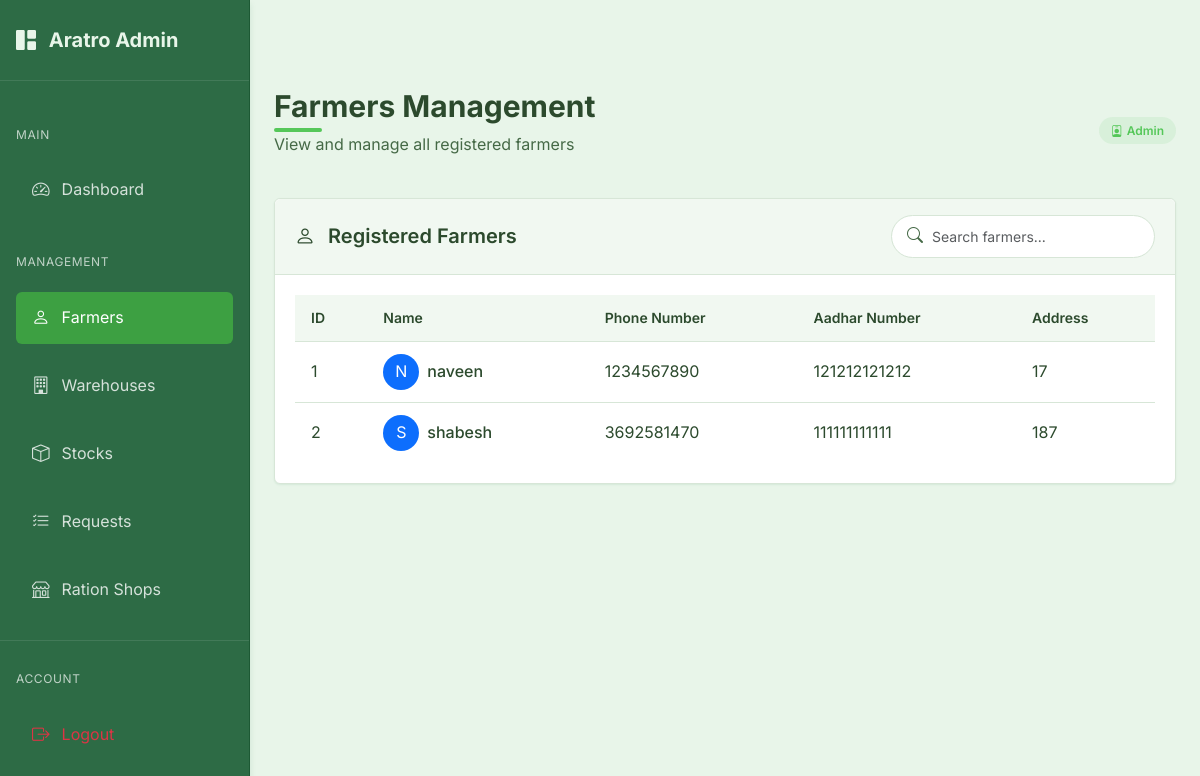
The page /admin/farmers (signed in) on the database its author committed.
### models.py (models this page shows)
class Farmer(db.Model):
    id = db.Column(db.Integer, primary_key=True)
    user_id = db.Column(db.Integer, db.ForeignKey('user.id'), nullable=False)
    name = db.Column(db.String(100), nullable=False)
    address = db.Column(db.String(200), nullable=False)
    aadhar_number = db.Column(db.String(12), unique=True, nullable=False)  # Exactly 12 digits
    phone_number = db.Column(db.String(10), nullable=False)  # Exactly 10 digits
    stocks = db.relationship('Stock', backref='farmer', lazy=True)

### routes.py (the view)
@admin.route('/farmers')
@admin_required
def farmers():
    farmers = Farmer.query.all()
    return render_template('admin/farmers.html', farmers=farmers)

### app.py (called while the page is built)
@login_manager.user_loader
def load_user(user_id):
    try:
        if user_id.startswith('admin_'):
            admin_id = int(user_id.split('_')[1])
            return Admin.query.get(admin_id)
        else:
            return User.query.get(int(user_id))
    except Exception as e:
        print(f"Error loading user: {e}")
        return None

@app.before_request
def before_request():
    session.permanent = True  # Use permanent session with lifetime set above

### models.py (called while the page is built)
    def get_id(self):
        return f"admin_{self.id}"

    def __repr__(self):
        return f'<Admin {self.email}>'

### routes.py (called while the page is built)
@admin.context_processor
def inject_admin_data():
    admin_data = {'current_user': current_user}
    if current_user.is_authenticated:
        admin_user = Admin.query.get(current_user.id)
        if admin_user:
            admin_data['admin_user'] = admin_user
    return admin_data

### templates/admin/farmers.html (shortened to what this page needs)
{% extends "admin/base_admin.html" %}
{% block admin_content %}
<div class="page-header d-flex justify-content-between align-items-center">
    <div>
        <h1 class="page-title">Farmers Management</h1>
        <p class="page-subtitle">View and manage all registered farmers</p>
    </div>
    <div>
        <span class="admin-badge admin-badge-primary">
            <i class="bi bi-person-badge me-1"></i>
            Admin
        </span>
    </div>
</div>
<div class="admin-card">
    <div class="admin-card-header">
        <h5 class="admin-card-title">
            <i class="bi bi-person me-2"></i>
            Registered Farmers
        </h5>
        <div class="search-input">
            <i class="bi bi-search"></i>
            <input type="text" id="farmerSearch" class="form-control form-control-sm" placeholder="Search farmers...">
        </div>
    </div>
    <div class="admin-card-body">
        <div class="table-responsive">
            <table class="admin-table" id="farmersTable">
                <thead>
                    <tr>
                        <th>ID</th>
                        <th>Name</th>
                        <th>Phone Number</th>
                        <th>Aadhar Number</th>
                        <th>Address</th>
                    </tr>
                </thead>
                <tbody>
                    {% if farmers %}
                        {% for farmer in farmers %}
                            <tr>
                                <td>{{ farmer.id }}</td>
                                <td>
                                    <div class="d-flex align-items-center">
                                        <div class="avatar-circle bg-primary text-white d-flex align-items-center justify-content-center me-2" style="width: 36px; height: 36px; border-radius: 50%;">
                                            <span>{{ farmer.name[0] | upper }}</span>
                                        </div>
                                        <div>
                                            <span class="fw-medium">{{ farmer.name }}</span>
                                        </div>
                                    </div>
                                </td>
                                <td>{{ farmer.phone_number }}</td>
                                <td>{{ farmer.aadhar_number }}</td>
                                <td>{{ farmer.address }}</td>
                            </tr>
                        {% endfor %}
                    {% endif %}
                </tbody>
            </table>
        </div>
    </div>
</div>
{% endblock %}

### static/css/style.css (style rules this page uses)
:root { --primary-color: #55c759; --primary-dark: #3da042; --primary-light: #7ed681; --secondary-color: #358856; --secondary-dark: #246b3d; --secondary-light: #4a9d6a; --accent-1: #92d275; --accent-2: #6ab04c; --accent-3: #437c2d; --background-color: #e8f5e9; --surface-color: #f1f8f1; --surface-hover: #e1efe1; --text-primary: #2c4a2d; --text-secondary: #456946; --text-light: #588559; --success-color: #55c759; --error-color: #e57373; --error-color-rgb: 229, 115, 115; --warning-color: #ffd54f; --info-color: #4db6ac; --border-color: #d7e6d7; --border-radius: 0.375rem; --shadow-sm: 0 1px 2px rgba(53, 136, 86, 0.1); --shadow-md: 0 4px 6px rgba(53, 136, 86, 0.15); --shadow-lg: 0 10px 15px rgba(53, 136, 86, 0.2); --spacing-xs: 0.25rem; --spacing-sm: 0.5rem; --spacing-md: 1rem; --spacing-lg: 1.5rem; --spacing-xl: 2rem; --font-family: 'Inter', system-ui, -apple-system, BlinkMacSystemFont, 'Segoe UI', Roboto, Oxygen, Ubuntu, Cantarell, 'Open Sans', 'Helvetica Neue', sans-serif; }
* { margin: 0; padding: 0; box-sizing: border-box; }
body { font-family: var(--font-family); background-color: var(--background-color); color: var(--text-primary); line-height: 1.6; padding-top: 4rem; min-height: 100vh; }
h1, h2, h3, h4, h5, h6 { margin-bottom: var(--spacing-md); color: var(--text-primary); font-weight: 600; }
h1 { font-size: 1.875rem; position: relative; display: inline-block; margin-bottom: 1.5rem; }
h1::after { content: ''; position: absolute; bottom: -0.5rem; left: 0; width: 3rem; height: 0.25rem; background: var(--primary-color); border-radius: 0.125rem; }
.form-control { width: 100%; padding: 0.625rem 0.75rem; border: 1px solid var(--border-color); border-radius: var(--border-radius); font-family: var(--font-family); font-size: 0.95rem; transition: border-color 0.2s, box-shadow 0.2s; background-color: var(--surface-color); }

### templates/admin/base_admin.html (style rules this page uses)
:root { --primary-color: #55c759; --primary-dark: #3da042; --primary-light: #7ed681; --secondary-color: #358856; --secondary-dark: #246b3d; --secondary-light: #4a9d6a; --accent-1: #92d275; --accent-2: #6ab04c; --accent-3: #437c2d; --background-color: #e8f5e9; --surface-color: #f1f8f1; --surface-hover: #e1efe1; --text-primary: #2c4a2d; --text-secondary: #456946; --text-light: #588559; --success-color: #55c759; --error-color: #e57373; --warning-color: #ffd54f; --info-color: #4db6ac; --border-color: #d7e6d7; --border-radius: 0.375rem; --shadow-sm: 0 1px 2px rgba(53, 136, 86, 0.1); --shadow-md: 0 4px 6px rgba(53, 136, 86, 0.15); --shadow-lg: 0 10px 15px rgba(53, 136, 86, 0.2); }
body { font-family: 'Inter', sans-serif; background-color: var(--background-color); color: var(--text-primary); }
.page-header { margin-bottom: 1.5rem; }
.page-title { font-weight: 700; color: var(--text-primary); margin-bottom: 0.5rem; }
.page-subtitle { color: var(--text-secondary); font-weight: 400; }
.admin-card { background-color: white; border-radius: var(--border-radius); box-shadow: var(--shadow-sm); border: 1px solid var(--border-color); margin-bottom: 1.5rem; transition: all 0.2s; }
.admin-card-header { padding: 1rem 1.25rem; border-bottom: 1px solid var(--border-color); background-color: var(--surface-color); border-radius: var(--border-radius) var(--border-radius) 0 0; display: flex; align-items: center; justify-content: space-between; }
.admin-card-title { font-weight: 600; margin-bottom: 0; color: var(--text-primary); }
.admin-card-body { padding: 1.25rem; }
.admin-table { width: 100%; border-collapse: separate; border-spacing: 0; }
.admin-table th { background-color: var(--surface-color); font-weight: 600; text-align: left; padding: 0.75rem 1rem; border-bottom: 1px solid var(--border-color); color: var(--text-primary); font-size: 0.875rem; }
.admin-table td { padding: 0.75rem 1rem; border-bottom: 1px solid var(--border-color); vertical-align: middle; }
.admin-table tr:last-child td { border-bottom: none; }
.admin-badge { display: inline-flex; align-items: center; padding: 0.25rem 0.75rem; font-size: 0.75rem; font-weight: 600; border-radius: 9999px; }
.admin-badge-primary { background-color: rgba(85, 199, 89, 0.1); color: var(--primary-color); }
.search-input { position: relative; }
.search-input input { padding-left: 2.5rem; border-radius: 9999px; border: 1px solid var(--border-color); background-color: white; font-size: 0.875rem; }
.search-input i { position: absolute; left: 1rem; top: 50%; transform: translateY(-50%); color: var(--text-secondary); }

### rows shown on the page
Farmer: id "1", name "N", name "naveen", phone_number "1234567890", aadhar_number "121212121212", address "17"
Farmer: id "2", name "S", name "shabesh", phone_number "3692581470", aadhar_number "111111111111", address "187"
